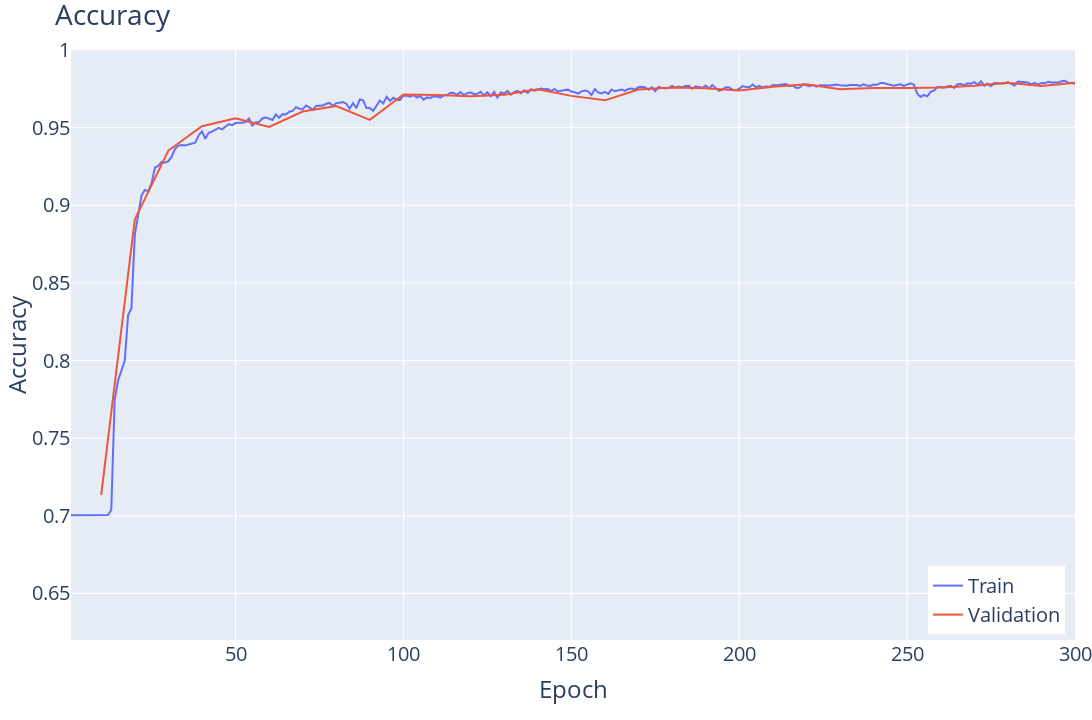

Write notebook code for a chart like this one.
### Code cell
layout_params = dict(
    xaxis_title='Epoch',
    yaxis_title='Accuracy',
    yaxis_range=[0.62, 1],
    font=dict(
        size=20,
    ),
    autosize=False,
    width=1280,
    height=720,
    legend=dict(
        yanchor='bottom',
        y=0.01,
        xanchor='right',
        x=0.99,
    ),
)

fig = utils_plotly.create_figure(
    f'Accuracy',
    # groups=['Train', 'Validation'],
    **layout_params,
)

x_train = np.linspace(1, 300, 300)
x_val = np.linspace(10, 300, 30)
utils_plotly.plot_line(data=accuracy_train, fig=fig, x=x_train, name='Train', showlegend=True)
utils_plotly.plot_line(data=accuracy_val, fig=fig, x=x_val, name='Validation', showlegend=True)

fig.show()

### Figure 1 — Plotly figure (JSON) as saved in the notebook; plotly's stock layout.template omitted (floating-point values rounded to 4 significant figures; data arrays with more than 128 entries replaced by an {"elided": "..."} marker saying what was removed)
{"data": [{"mode": "lines", "name": "Train", "showlegend": true, "type": "scatter", "x": {"elided": "300 int values"}, "y": {"elided": "300 float values"}}, {"mode": "lines", "name": "Validation", "showlegend": true, "type": "scatter", "x": [10, 20, 30, 40, 50, 60, 70, 80, 90, 100, 110, 120, 130, 140, 150, 160, 170, 180, 190, 200, 210, 220, 230, 240, 250, 260, 270, 280, 290, 300], "y": [0.7135, 0.8908, 0.9352, 0.9509, 0.9561, 0.9504, 0.9604, 0.9639, 0.955, 0.9713, 0.971, 0.9702, 0.9712, 0.9748, 0.9705, 0.9676, 0.9746, 0.9758, 0.9753, 0.9739, 0.9764, 0.9779, 0.9748, 0.9755, 0.9756, 0.9759, 0.977, 0.9789, 0.9768, 0.9789]}], "layout": {"autosize": false, "font": {"size": 20}, "height": 720, "hoverlabel": {"namelength": -1}, "legend": {"x": 0.99, "xanchor": "right", "y": 0.01, "yanchor": "bottom"}, "margin": {"l": 0, "r": 0, "t": 50}, "title": {"text": "Accuracy"}, "width": 1280, "xaxis": {"title": {"text": "Epoch"}}, "yaxis": {"range": [0.62, 1], "title": {"text": "Accuracy"}}}}
